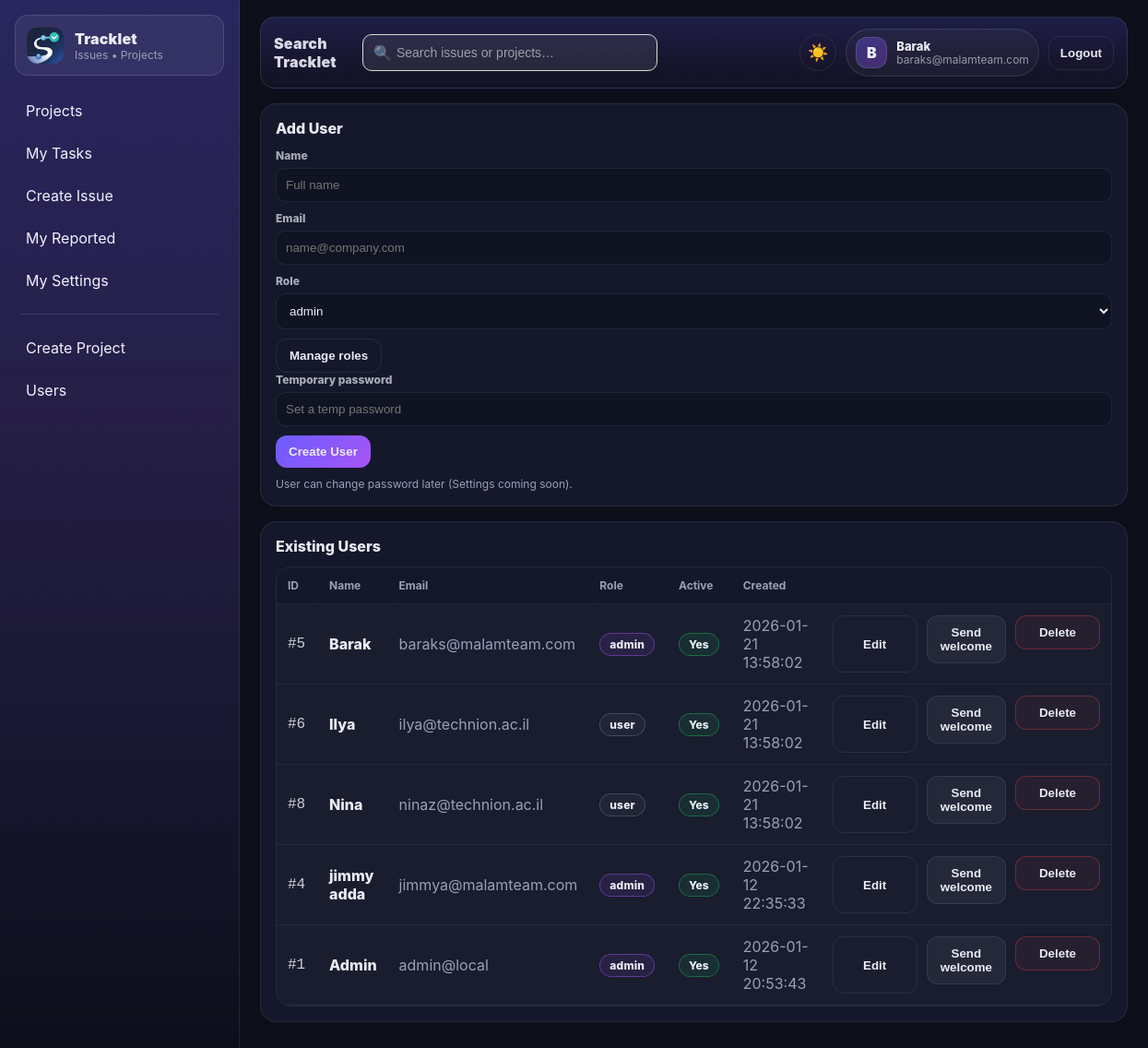
Page /admin/users (signed in) on the committed database.
### tables this page shows
CREATE TABLE users (
  id INTEGER PRIMARY KEY AUTOINCREMENT,
  email TEXT NOT NULL UNIQUE,
  password_hash TEXT NOT NULL,
  name TEXT NOT NULL,
  role TEXT NOT NULL DEFAULT 'user',     -- admin|pm|user
  photo_path TEXT,
  is_active INTEGER NOT NULL DEFAULT 1,
  created_at TEXT NOT NULL DEFAULT (datetime('now'))
);

### app.py (the view)
@app.get("/admin/users")
@login_required
def admin_users():
    if not is_admin():
        abort(403)
    return render_template(
        "admin_users.html",
        users=list_users_admin(),
        roles=list_roles_active(),
    )

### TrackletDB.py (called while the page is built)
def get_db_path() -> str:
    return settings.DB_PATH

def _ensure_parent(db_path: str) -> None:
    Path(db_path).parent.mkdir(parents=True, exist_ok=True)

def get_connection() -> sqlite3.Connection:
    db_path = get_db_path()
    _ensure_parent(db_path)
    conn = sqlite3.connect(db_path, detect_types=sqlite3.PARSE_DECLTYPES)
    conn.row_factory = sqlite3.Row
    conn.execute("PRAGMA foreign_keys = ON;")
    conn.execute("PRAGMA journal_mode = WAL;")
    return conn

def db_read_one(sql: str, params: tuple[Any, ...] = ()) -> Optional[sqlite3.Row]:
    conn = get_connection()
    try:
        cur = conn.cursor()
        cur.execute(sql, params)
        return cur.fetchone()
    finally:
        conn.close()

def db_read_all(sql: str, params: tuple[Any, ...] = ()) -> list[sqlite3.Row]:
    conn = get_connection()
    try:
        cur = conn.cursor()
        cur.execute(sql, params)
        return cur.fetchall()
    finally:
        conn.close()

def get_user_by_id(user_id: int) -> Optional[sqlite3.Row]:
    return db_read_one("SELECT * FROM users WHERE id=? AND is_active=1", (user_id,))

def list_users_admin() -> list[sqlite3.Row]:
    return db_read_all("SELECT id, name, email, role, is_active, created_at FROM users ORDER BY created_at DESC")

def list_roles_active() -> list[sqlite3.Row]:
    return db_read_all("SELECT id, name FROM roles WHERE is_active=1 ORDER BY name")

### app.py (called while the page is built)
@app.context_processor
def inject_settings():
    return {"settings": settings}

@login_manager.user_loader
def load_user(user_id: str):
    row = get_user_by_id(int(user_id))
    return User(row) if row else None

def is_admin() -> bool:
    return current_user.is_authenticated and current_user.role == "admin"

@app.context_processor
def inject_helpers():
    def due_class(due_date_str, status):
        if not due_date_str or status == "closed":
            return ""
        try:
            y, m, d = map(int, str(due_date_str)[:10].split("-"))
            due = date(y, m, d)
        except Exception:
            return ""
        today = date.today()
        if due < today:
            return "row-overdue"       # red
        if due == today:
            return "row-due-today"     # yellow
        return ""
    return {"due_class": due_class}

    @property
    def is_active(self):
        return self._is_active

### templates/admin_users.html (shortened to what this page needs)
{% extends "layout.html" %}
{% set title = "Users" %}
{% block content %}
<div class="card">
  <div class="card-title">Add User</div>
  <form method="post" action="{{ url_for('admin_users_post') }}" >
    <label class="label">Name</label>
    <input name="name" required placeholder="Full name">
    <label class="label">Email</label>
    <input name="email" type="email" required placeholder="name@company.com">
    <label class="label">Role</label>
    <select name="role" id="roleSelect">
    {% for r in roles %}
        <option value="{{ r.name }}">{{ r.name }}</option>
    {% endfor %}
    </select>
    <button class="btn btn-ghost" type="button" onclick="openRolesModal()" style="margin-bottom:0;">
    Manage roles
    </button>
    <label class="label">Temporary password</label>
    <input name="password" required placeholder="Set a temp password">
    <button class="btn btn-primary" type="submit">Create User</button>
    <div class="muted" style="font-size:12px;">
      User can change password later (Settings coming soon).
    </div>
  </form>
</div>
<div class="card">
  <div class="card-title">Existing Users</div>
  <div class="table-wrap">
    <table class="table table-users">
      <thead>
        <tr>
          <th style="width:80px;">ID</th>
          <th>Name</th>
          <th>Email</th>
          <th style="width:120px;">Role</th>
          <th style="width:110px;">Active</th>
          <th style="width:180px;">Created</th>
          <th style="width:120px;"></th>
        </tr>
      </thead>
      <tbody>
        {% for u in users %}
        <tr>
          <td class="mono">#{{ u.id }}</td>
          <td class="cell-strong">{{ u.name }}</td>
          <td class="muted">{{ u.email }}</td>
          <td>
            <span class="pill role-{{ u.role }}">{{ u.role }}</span>
          </td>
          <td>
            {% if u.is_active %}
              <span class="badge badge-ok">Yes</span>
            {% else %}
              <span class="badge badge-off">No</span>
            {% endif %}
          </td>
          <td class="muted">{{ (u.created_at or "")[:19] }}</td>
            <td style="text-align:right;">
              <div class="action-group">
                <button class="btn btn-ghost btn-topbar btn-action edit-user-btn"
                        type="button"
                        data-id="{{ u.id }}"
                        data-name="{{ u.name }}"
                        data-email="{{ u.email }}"
                        data-role="{{ u.role }}">
                  Edit
                </button>
            <form method="post" action="{{ url_for('admin_send_welcome', user_id=u.id) }}">
  <button class="btn btn-small">Send welcome</button>
</form>
                <form method="post"
                      action="{{ url_for('admin_user_delete', user_id=u.id) }}"
                      class="inline-form"
                      onsubmit="return confirm('Delete this user?\n\n• Issues will stay\n• Comments & events will be removed');">
                  <button class="btn btn-ghost btn-topbar btn-danger btn-action"
                          type="submit">
                    Delete
                  </button>
                </form>
              </div>
            </td>
        </tr>
        {% else %}
        <tr>
          <td colspan="6" class="muted">No users found.</td>
        </tr>
        {% endfor %}
      </tbody>
    </table>
  </div>
</div>
{% endblock %}

### templates/layout.html (shortened to what this page needs)
<!doctype html>
<html>
<head>
  <link rel="stylesheet" href="{{ url_for('static', filename='app.css') }}">
</head>
<body>
  <div class="app">
    <aside class="sidebar">
      <a class="brand" href="{{ url_for('my_tasks') }}">
        <img class="brand-img" src="{{ url_for('static', filename='img/tracklet_icon_128.png') }}" alt="Tracklet" />
        <div class="brand-text">
          <div class="brand-title">Tracklet</div>
          <div class="brand-sub">Issues • Projects</div>
        </div>
      </a>
    <nav class="nav">
      <a class="navlink" href="{{ url_for('projects_list') }}">Projects</a>
      <a class="navlink" href="{{ url_for('my_tasks') }}">My Tasks</a>
      <a class="navlink" href="{{ url_for('issue_new') }}">Create Issue</a>
      <a class="navlink" href="{{ url_for('my_reported') }}">My Reported</a>
      <a class="navlink" href="{{ url_for('my_settings') }}">My Settings</a>
      {% if current_user.is_authenticated and current_user.role == 'admin' %}
        <div class="nav-sep"></div>
        <a class="navlink" href="{{ url_for('admin_projects') }}">Create Project</a>
        <a class="navlink" href="{{ url_for('admin_users') }}">Users</a>
      {% endif %}
    </nav>
    </aside>
    <main class="main">
<div class="topbar">
  <div class="topbar-left">
    <div class="app-title">Search <br> Tracklet</div>
        <form class="topbar-search with-icon" method="get" action="{{ url_for('search') }}">
          <input
            class="search-input"
            name="q"
            placeholder="Search issues or projects…"
            value="{{ request.args.get('q','') }}"
          >
        </form>
  </div>
  {% if current_user.is_authenticated %}
  <div class="topbar-right">
<button class="theme-toggle" id="themeToggle" type="button" aria-label="Toggle theme">
  <span class="icon-sun">☀️</span>
</button>
    <div class="user-chip">
      <div class="user-avatar">{{ (current_user.name or "U")[:1] | upper }}</div>
      <div class="user-meta">
        <div class="user-name">{{ current_user.name }}</div>
        <div class="user-email">{{ current_user.email }}</div>
      </div>
    </div>
    <form method="post" action="{{ url_for('logout') }}">
      <button class="btn btn-ghost btn-topbar" type="submit">Logout</button>
    </form>
  </div>
  {% endif %}
</div>
      {% block content %}{% endblock %}
    </main>
  </div>
</body>
</html>

### templates/layout.html (style rules this page uses)
.theme-toggle { display: inline-flex; align-items: center; justify-content: center; width: 40px; height: 40px; border-radius: 999px; border: 1px solid var(--border); background: transparent; cursor: pointer; transition: background .2s ease, border-color .2s ease; margin-bottom: 0; }
.theme-toggle span { font-size: 18px; line-height: 1; }

### rows in the picture
users: name "B", name "Barak", email "baraks@malamteam.com", id "5", role "admin", is_active "Yes", created_at "2026-01-21 13:58:02"
users: id "6", name "Ilya", email "ilya@technion.ac.il", role "user", is_active "Yes", created_at "2026-01-21 13:58:02"
users: id "8", name "Nina", email "ninaz@technion.ac.il", role "user", is_active "Yes", created_at "2026-01-21 13:58:02"
users: id "4", name "jimmy adda", email "jimmya@malamteam.com", role "admin", is_active "Yes", created_at "2026-01-12 22:35:33"
users: id "1", name "Admin", email "admin@local", role "admin", is_active "Yes", created_at "2026-01-12 20:53:43"

### other values in the picture
form field role "admin"
